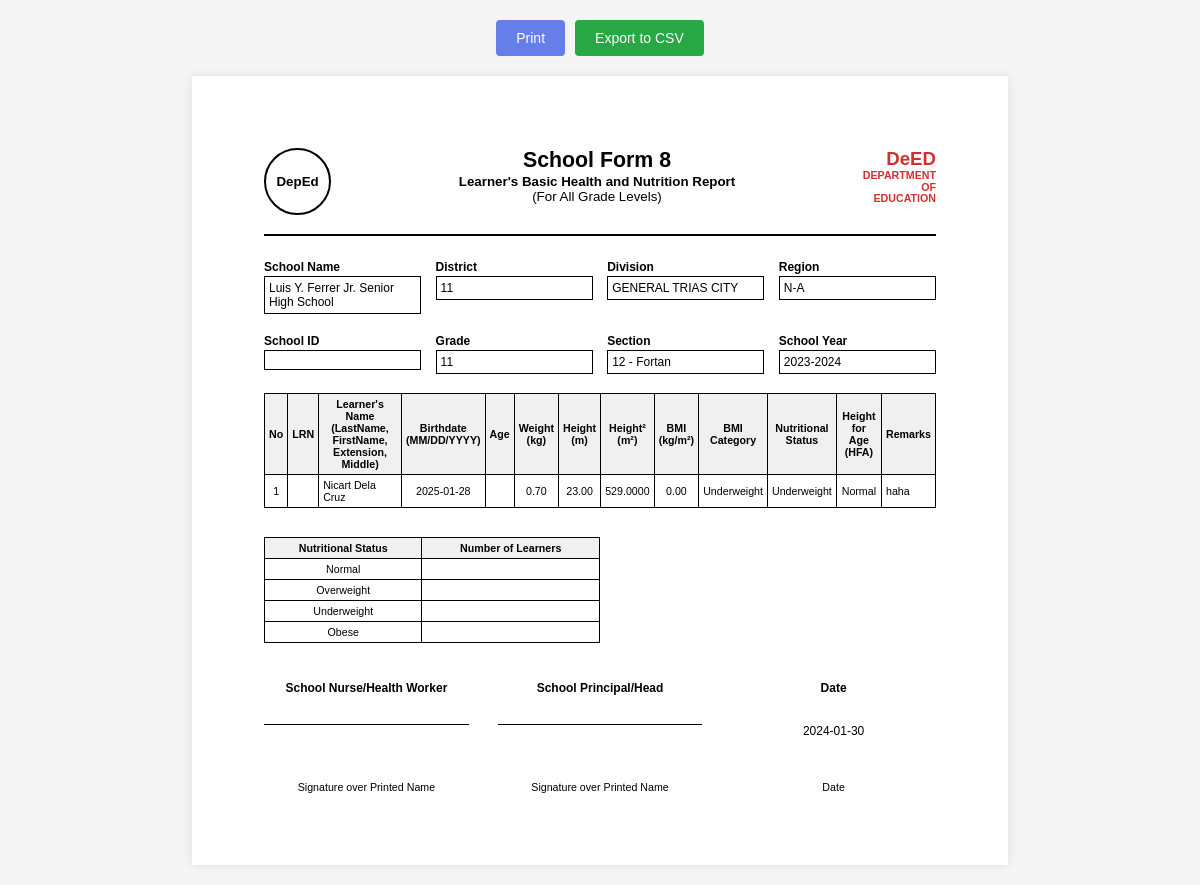
The page /bmi-print/1 (signed in) on the database its author committed.
### tables this page shows
CREATE TABLE bmi_records (
                id INTEGER PRIMARY KEY AUTOINCREMENT,
                person_type TEXT NOT NULL,
                person_id INTEGER NOT NULL,
                record_date DATE NOT NULL,
                name TEXT NOT NULL,
                birthdate DATE,
                grade TEXT,
                section TEXT,
                height REAL NOT NULL,
                weight REAL NOT NULL,
                bmi REAL,
                bmi_category TEXT,
                nutritional_status TEXT,
                height_for_age TEXT,
                remarks TEXT,
                recorded_by INTEGER,
                recorded_by_name TEXT,
                created_at TIMESTAMP DEFAULT CURRENT_TIMESTAMP,
                updated_at TIMESTAMP DEFAULT CURRENT_TIMESTAMP, semester TEXT DEFAULT '1st Semester', gender TEXT, strand TEXT,
                FOREIGN KEY(recorded_by) REFERENCES users(id)
            );

### src/app.py (the view)
@app.route("/bmi-print/<int:record_id>")
@require_role('super_admin', 'health_officer')
def bmi_print(record_id):
    db = get_db_connection()
    if not db:
        flash("Database error.", "danger")
        return redirect(url_for("bmi_management"))
    try:
        cursor = db.cursor()
        cursor.execute("SELECT * FROM bmi_records WHERE id = ?", (record_id,))
        bmi_record = cursor.fetchone()
        if not bmi_record:
            db.close()
            flash("BMI record not found.", "danger")
            return redirect(url_for("bmi_management"))
        db.close()
        return render_template("admin/bmi_print.html", bmi_record=bmi_record)
    except sqlite3.Error as e:
        if db:
            db.close()
        flash(f"Error: {str(e)}", "danger")
        return redirect(url_for("bmi_management"))

### src/app.py (called while the page is built)
@app.before_request
def check_user_status():
    if session.get("logged_in"):
        if request.endpoint in ['login', 'logout', 'register', 'pending_approval', 'static']:
            return
        if session.get("role") == "pending":
            return redirect(url_for("pending_approval"))
        db = get_db_connection()
        if db:
            try:
                cursor = db.cursor()
                cursor.execute("SELECT is_active FROM users WHERE id = ?", (session.get("user_id"),))
                user = cursor.fetchone()
                db.close()
                if not user or not safe_row_get(user, 'is_active', 1):
                    session.clear()
                    flash("Your account has been disabled. Please contact the administrator.", "danger")
                    return redirect(url_for("login"))
            except sqlite3.Error:
                db.close()

@app.context_processor
def inject_user():
    user = None
    if session.get("logged_in"):
        db = get_db_connection()
        if db:
            try:
                cursor = db.cursor()
                cursor.execute("SELECT * FROM users WHERE id = ?", (session.get("user_id"),))
                user = cursor.fetchone()
                db.close()
            except sqlite3.Error:
                pass
    return {'current_user': user, 'max': max, 'min': min, 'range': range}

def get_db_connection():
    try:
        conn = sqlite3.connect(DATABASE)
        conn.row_factory = sqlite3.Row  # This enables column access by name
        return conn
    except sqlite3.Error as e:
        print(f"Database connection error: {e}")
        return None

def safe_row_get(row, key, default=None):
    if row is None:
        return default
    try:
        return row[key]
    except (IndexError, KeyError):
        return default

### templates/admin/bmi_print.html (shortened to what this page needs)
<!DOCTYPE html>
<html lang="en">
  <head>
  </head>
  <body>
    <div class="button-group">
      <button class="btn btn-print" onclick="window.print()">
         Print
      </button>
      <button class="btn btn-export" onclick="exportToCSV()">
         Export to CSV
      </button>
    </div>
    <div class="print-container">
      <div class="header-section">
        <div class="logo-section">DepEd</div>
        <div class="title-section">
          <h1>School Form 8</h1>
          <p><strong>Learner's Basic Health and Nutrition Report</strong></p>
          <p>(For All Grade Levels)</p>
        </div>
        <div class="dept-section">
          <div class="dept-title">DeED</div>
          <div class="dept-subtitle">DEPARTMENT<br />OF<br />EDUCATION</div>
        </div>
      </div>
      <div class="info-grid">
        <div class="info-field">
          <label>School Name</label>
          <div class="value">
            Luis Y. Ferrer Jr. Senior High School
          </div>
        </div>
        <div class="info-field">
          <label>District</label>
          <div class="value">11</div>
        </div>
        <div class="info-field">
          <label>Division</label>
          <div class="value">GENERAL TRIAS CITY</div>
        </div>
        <div class="info-field">
          <label>Region</label>
          <div class="value">N-A</div>
        </div>
      </div>
      <div class="info-grid">
        <div class="info-field">
          <label>School ID</label>
          <div class="value"></div>
        </div>
        <div class="info-field">
          <label>Grade</label>
          <div class="value">{{ bmi_record['grade'] or '' }}</div>
        </div>
        <div class="info-field">
          <label>Section</label>
          <div class="value">{{ bmi_record['section'] or '' }}</div>
        </div>
        <div class="info-field">
          <label>School Year</label>
          <div class="value">2023-2024</div>
        </div>
      </div>
      <div class="table-section">
        <table>
          <thead>
            <tr>
              <th>No</th>
              <th>LRN</th>
              <th>
                Learner's Name<br />(LastName, FirstName, Extension, Middle)
              </th>
              <th>Birthdate<br />(MM/DD/YYYY)</th>
              <th>Age</th>
              <th>Weight<br />(kg)</th>
              <th>Height<br />(m)</th>
              <th>Height²<br />(m²)</th>
              <th>BMI<br />(kg/m²)</th>
              <th>BMI<br />Category</th>
              <th>Nutritional<br />Status</th>
              <th>Height for<br />Age (HFA)</th>
              <th>Remarks</th>
            </tr>
          </thead>
          <tbody>
            <tr>
              <td>1</td>
              <td></td>
              <td class="text-left">{{ bmi_record['name'] }}</td>
              <td>{{ bmi_record['birthdate'] or '' }}</td>
              <td></td>
              <td>{{ "%.2f"|format(bmi_record['weight']) }}</td>
              <td>{{ "%.2f"|format(bmi_record['height']) }}</td>
              <td>
                {{ "%.4f"|format(bmi_record['height'] * bmi_record['height']) }}
              </td>
              <td>
                {% if bmi_record['bmi'] %}{{ "%.2f"|format(bmi_record['bmi'])
                }}{% else %}-{% endif %}
              </td>
              <td>{{ bmi_record['bmi_category'] or '' }}</td>
              <td>{{ bmi_record['nutritional_status'] or '' }}</td>
              <td>{{ bmi_record['height_for_age'] or '' }}</td>
              <td class="text-left">{{ bmi_record['remarks'] or '' }}</td>
            </tr>
          </tbody>
        </table>
      </div>
      <div class="table-section">
        <table class="summary-table">
          <thead>
            <tr>
              <th>Nutritional Status</th>
              <th>Number of Learners</th>
            </tr>
          </thead>
          <tbody>
            <tr>
              <td>Normal</td>
              <td></td>
            </tr>
            <tr>
              <td>Overweight</td>
              <td></td>
            </tr>
            <tr>
              <td>Underweight</td>
              <td></td>
            </tr>
            <tr>
              <td>Obese</td>
              <td></td>
            </tr>
          </tbody>
        </table>
      </div>
      <div class="signature-grid">
        <div class="signature-block">
          <div class="signature-label">School Nurse/Health Worker</div>
          <div class="signature-line"></div>
          <div style="font-size: 8pt">Signature over Printed Name</div>
        </div>
        <div class="signature-block">
          <div class="signature-label">School Principal/Head</div>
          <div class="signature-line"></div>
          <div style="font-size: 8pt">Signature over Printed Name</div>
        </div>
        <div class="signature-block">
          <div class="signature-label">Date</div>
          <div class="signature-line" style="border-top: none">
            {{ bmi_record['record_date'] }}
          </div>
          <div style="font-size: 8pt">Date</div>
        </div>
      </div>
    </div>
  </body>
</html>

### templates/admin/bmi_print.html (style rules this page uses)
* { margin: 0; padding: 0; box-sizing: border-box; }
body { font-family: Arial, sans-serif; background: #f5f5f5; padding: 20px; }
.button-group { display: flex; gap: 10px; justify-content: center; margin-bottom: 20px; }
.btn { padding: 10px 20px; border: none; border-radius: 4px; cursor: pointer; font-size: 14px; font-weight: 500; }
.btn-print { background: #667eea; color: white; }
.btn-export { background: #28a745; color: white; }
.print-container { max-width: 8.5in; margin: 0 auto; background: white; padding: 0.75in; box-shadow: 0 0 10px rgba(0, 0, 0, 0.1); }
.header-section { display: flex; align-items: flex-start; justify-content: space-between; margin-bottom: 0.25in; border-bottom: 2px solid #000; padding-bottom: 0.2in; }
.logo-section { width: 0.7in; height: 0.7in; border: 2px solid #000; border-radius: 50%; display: flex; align-items: center; justify-content: center; font-weight: bold; font-size: 10pt; flex-shrink: 0; }
.title-section { flex: 1; text-align: center; padding: 0 0.3in; }
.title-section h1 { font-size: 16pt; font-weight: bold; margin: 0; line-height: 1.2; }
.title-section p { font-size: 10pt; margin: 0; }
.dept-section { text-align: right; font-size: 10pt; }
.dept-section .dept-title { color: #d32f2f; font-weight: bold; font-size: 14pt; }
.dept-section .dept-subtitle { color: #d32f2f; font-weight: bold; font-size: 8pt; line-height: 1.1; }
.info-grid { display: grid; grid-template-columns: repeat(4, 1fr); gap: 0.15in; margin-bottom: 0.2in; }
.info-field { display: flex; flex-direction: column; }
.info-field label { font-size: 9pt; font-weight: bold; margin-bottom: 2px; }
.info-field .value { border: 1px solid #000; padding: 4px; font-size: 9pt; min-height: 20px; display: flex; align-items: center; }
.table-section { margin-bottom: 0.3in; }
table { width: 100%; border-collapse: collapse; font-size: 8pt; }
th { border: 1px solid #000; padding: 4px; background: #f0f0f0; font-weight: bold; text-align: center; }
td { border: 1px solid #000; padding: 4px; text-align: center; }
td.text-left { text-align: left; }
.summary-table { width: 50%; margin-top: 0.2in; }
.signature-grid { display: grid; grid-template-columns: repeat(3, 1fr); gap: 0.3in; margin-top: 0.4in; }
.signature-block { text-align: center; font-size: 9pt; }
.signature-line { border-top: 1px solid #000; margin-top: 0.3in; height: 0.5in; margin-bottom: 0.1in; }
.signature-label { font-weight: bold; margin-bottom: 0.15in; }

### rows shown on the page
bmi_records: grade "11", section "12 - Fortan", name "Nicart Dela Cruz", birthdate "2025-01-28", weight "0.70", height "23.00", bmi_record['height']*bmi_record['height'] "529.0000", bmi "0.00", bmi_category "Underweight", nutritional_status "Underweight", height_for_age "Normal", remarks "haha", record_date "2024-01-30"
